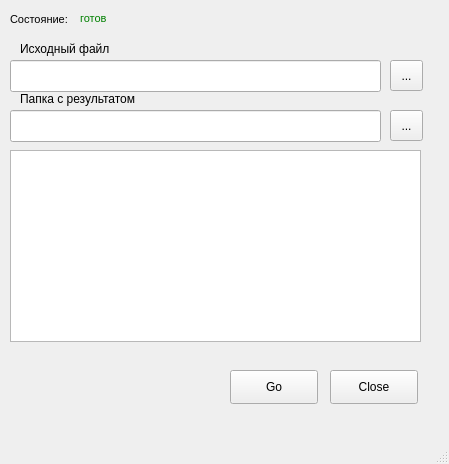
<?xml version="1.0" encoding="UTF-8"?>
<ui version="4.0">
 <class>MainWindow</class>
 <widget class="QMainWindow" name="MainWindow">
  <property name="geometry">
   <rect>
    <x>0</x>
    <y>0</y>
    <width>449</width>
    <height>464</height>
   </rect>
  </property>
  <property name="windowTitle">
   <string>Gp_parser</string>
  </property>
  <widget class="QWidget" name="centralwidget">
   <widget class="QPushButton" name="pushButton">
    <property name="geometry">
     <rect>
      <x>370</x>
      <y>540</y>
      <width>88</width>
      <height>34</height>
     </rect>
    </property>
    <property name="text">
     <string>Close</string>
    </property>
   </widget>
   <widget class="QLineEdit" name="outputFIle">
    <property name="geometry">
     <rect>
      <x>10</x>
      <y>60</y>
      <width>371</width>
      <height>32</height>
     </rect>
    </property>
   </widget>
   <widget class="QToolButton" name="outFileButton">
    <property name="geometry">
     <rect>
      <x>390</x>
      <y>60</y>
      <width>33</width>
      <height>31</height>
     </rect>
    </property>
    <property name="text">
     <string>...</string>
    </property>
   </widget>
   <widget class="QPushButton" name="closeApp">
    <property name="geometry">
     <rect>
      <x>330</x>
      <y>370</y>
      <width>88</width>
      <height>34</height>
     </rect>
    </property>
    <property name="text">
     <string>Close</string>
    </property>
   </widget>
   <widget class="QPushButton" name="startParserButton">
    <property name="geometry">
     <rect>
      <x>230</x>
      <y>370</y>
      <width>88</width>
      <height>34</height>
     </rect>
    </property>
    <property name="text">
     <string>Go</string>
    </property>
   </widget>
   <widget class="QLineEdit" name="targetDirLine">
    <property name="geometry">
     <rect>
      <x>10</x>
      <y>110</y>
      <width>371</width>
      <height>32</height>
     </rect>
    </property>
   </widget>
   <widget class="QToolButton" name="targetDirButton">
    <property name="geometry">
     <rect>
      <x>390</x>
      <y>110</y>
      <width>33</width>
      <height>31</height>
     </rect>
    </property>
    <property name="text">
     <string>...</string>
    </property>
   </widget>
   <widget class="QLabel" name="label">
    <property name="geometry">
     <rect>
      <x>20</x>
      <y>40</y>
      <width>111</width>
      <height>18</height>
     </rect>
    </property>
    <property name="text">
     <string>Исходный файл</string>
    </property>
   </widget>
   <widget class="QLabel" name="label_2">
    <property name="geometry">
     <rect>
      <x>20</x>
      <y>90</y>
      <width>141</width>
      <height>18</height>
     </rect>
    </property>
    <property name="text">
     <string>Папка с результатом</string>
    </property>
   </widget>
   <widget class="QLabel" name="label_3">
    <property name="geometry">
     <rect>
      <x>10</x>
      <y>10</y>
      <width>61</width>
      <height>18</height>
     </rect>
    </property>
    <property name="font">
     <font>
      <pointsize>8</pointsize>
     </font>
    </property>
    <property name="text">
     <string>Состояние:</string>
    </property>
   </widget>
   <widget class="QLabel" name="state">
    <property name="geometry">
     <rect>
      <x>80</x>
      <y>10</y>
      <width>361</width>
      <height>16</height>
     </rect>
    </property>
    <property name="font">
     <font>
      <pointsize>8</pointsize>
     </font>
    </property>
    <property name="styleSheet">
     <string notr="true">color : green;</string>
    </property>
    <property name="text">
     <string>готов</string>
    </property>
   </widget>
   <widget class="QTextBrowser" name="textActive">
    <property name="geometry">
     <rect>
      <x>10</x>
      <y>150</y>
      <width>411</width>
      <height>192</height>
     </rect>
    </property>
   </widget>
  </widget>
  <widget class="QMenuBar" name="menubar">
   <property name="geometry">
    <rect>
     <x>0</x>
     <y>0</y>
     <width>449</width>
     <height>30</height>
    </rect>
   </property>
  </widget>
  <widget class="QStatusBar" name="statusbar"/>
 </widget>
 <resources/>
 <connections/>
</ui>
